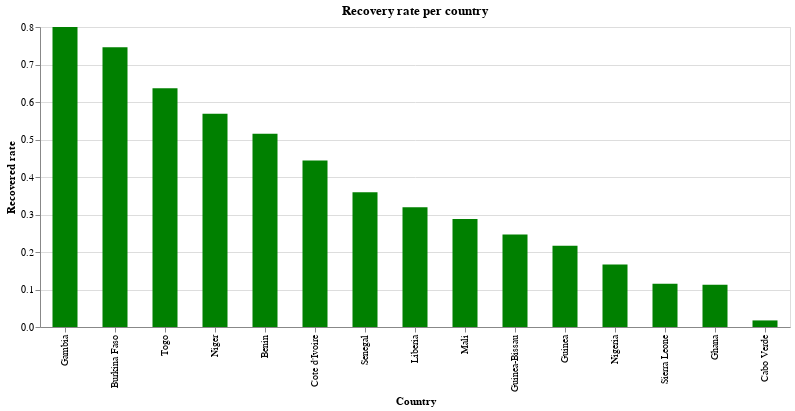

This figure's notebook cell:
### Markdown cell above
### Recovery rate per country

### Code cell
alt.Chart(source).mark_bar(size = 25).encode(x = alt.X('Country', sort='-y'), y = 'Recovered rate', color = alt.value('green'),).properties(width = alt.Step(50), height = 300, title = 'Recovery rate per country').interactive()

### Figure 1 — Vega-Lite specification as saved in the notebook (floating-point values rounded to 4 significant figures)
{"config": {"view": {"continuousWidth": 400, "continuousHeight": 300}}, "data": {"name": "data-44c2f0e48e8ec28b5e33f5bafe249ba0"}, "mark": {"type": "bar", "size": 25}, "encoding": {"color": {"value": "green"}, "x": {"type": "nominal", "field": "Country", "sort": "-y"}, "y": {"type": "quantitative", "field": "Recovered rate"}}, "height": 300, "selection": {"selector004": {"type": "interval", "bind": "scales", "encodings": ["x", "y"]}}, "title": "Recovery rate per country", "width": {"step": 50}, "$schema": "https://vega.github.io/schema/vega-lite/v4.0.2.json", "datasets": {"data-44c2f0e48e8ec28b5e33f5bafe249ba0": [{"Country": "Ghana", "Lat": 7.947, "Long": -1.023, "Date": "2020-04-28T00:00:00", "Confirmed_cases": 1671, "Dead": 16, "Recovered": 188, "ill people": 1483, "Death rate": 0.009575, "Recovered rate": 0.1125}, {"Country": "Nigeria", "Lat": 9.082, "Long": 8.675, "Date": "2020-04-28T00:00:00", "Confirmed_cases": 1532, "Dead": 44, "Recovered": 255, "ill people": 1277, "Death rate": 0.02872, "Recovered rate": 0.1664}, {"Country": "Guinea", "Lat": 9.946, "Long": -9.697, "Date": "2020-04-28T00:00:00", "Confirmed_cases": 1240, "Dead": 7, "Recovered": 269, "ill people": 971, "Death rate": 0.005645, "Recovered rate": 0.2169}, {"Country": "Cote d'Ivoire", "Lat": 7.54, "Long": -5.547, "Date": "2020-04-28T00:00:00", "Confirmed_cases": 1183, "Dead": 14, "Recovered": 525, "ill people": 658, "Death rate": 0.01183, "Recovered rate": 0.4438}, {"Country": "Senegal", "Lat": 14.5, "Long": -14.45, "Date": "2020-04-28T00:00:00", "Confirmed_cases": 823, "Dead": 9, "Recovered": 296, "ill people": 527, "Death rate": 0.01094, "Recovered rate": 0.3597}, {"Country": "Niger", "Lat": 17.61, "Long": 8.082, "Date": "2020-04-28T00:00:00", "Confirmed_cases": 709, "Dead": 31, "Recovered": 403, "ill people": 306, "Death rate": 0.04372, "Recovered rate": 0.5684}, {"Country": "Burkina Faso", "Lat": 12.24, "Long": -1.562, "Date": "2020-04-28T00:00:00", "Confirmed_cases": 638, "Dead": 42, "Recovered": 476, "ill people": 162, "Death rate": 0.06583, "Recovered rate": 0.7461}, {"Country": "Mali", "Lat": 17.57, "Long": -3.996, "Date": "2020-04-28T00:00:00", "Confirmed_cases": 424, "Dead": 24, "Recovered": 122, "ill people": 302, "Death rate": 0.0566, "Recovered rate": 0.2877}, {"Country": "Liberia", "Lat": 6.428, "Long": -9.43, "Date": "2020-04-28T00:00:00", "Confirmed_cases": 141, "Dead": 16, "Recovered": 45, "ill people": 96, "Death rate": 0.1135, "Recovered rate": 0.3191}, {"Country": "Cabo Verde", "Lat": 16.54, "Long": -23.04, "Date": "2020-04-28T00:00:00", "Confirmed_cases": 114, "Dead": 1, "Recovered": 2, "ill people": 112, "Death rate": 0.008772, "Recovered rate": 0.01754}, {"Country": "Sierra Leone", "Lat": 8.461, "Long": -11.78, "Date": "2020-04-28T00:00:00", "Confirmed_cases": 104, "Dead": 4, "Recovered": 12, "ill people": 92, "Death rate": 0.03846, "Recovered rate": 0.1154}, {"Country": "Togo", "Lat": 8.62, "Long": 0.8248, "Date": "2020-04-28T00:00:00", "Confirmed_cases": 99, "Dead": 6, "Recovered": 63, "ill people": 36, "Death rate": 0.06061, "Recovered rate": 0.6364}, {"Country": "Guinea-Bissau", "Lat": 11.8, "Long": -15.18, "Date": "2020-04-28T00:00:00", "Confirmed_cases": 73, "Dead": 1, "Recovered": 18, "ill people": 55, "Death rate": 0.0137, "Recovered rate": 0.2466}, {"Country": "Benin", "Lat": 9.308, "Long": 2.316, "Date": "2020-04-28T00:00:00", "Confirmed_cases": 64, "Dead": 1, "Recovered": 33, "ill people": 31, "Death rate": 0.01562, "Recovered rate": 0.5156}, {"Country": "Gambia", "Lat": 13.44, "Long": -15.31, "Date": "2020-04-28T00:00:00", "Confirmed_cases": 10, "Dead": 1, "Recovered": 8, "ill people": 2, "Death rate": 0.1, "Recovered rate": 0.8}]}}
